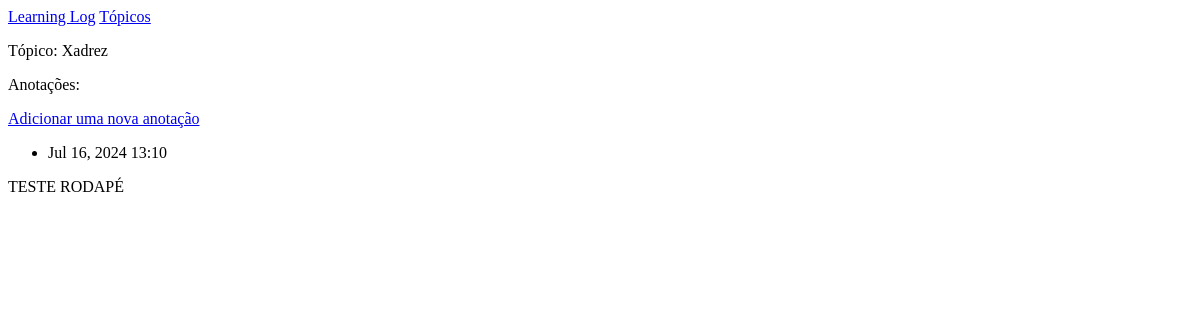
The page /topic/6/ on the database as committed earlier.
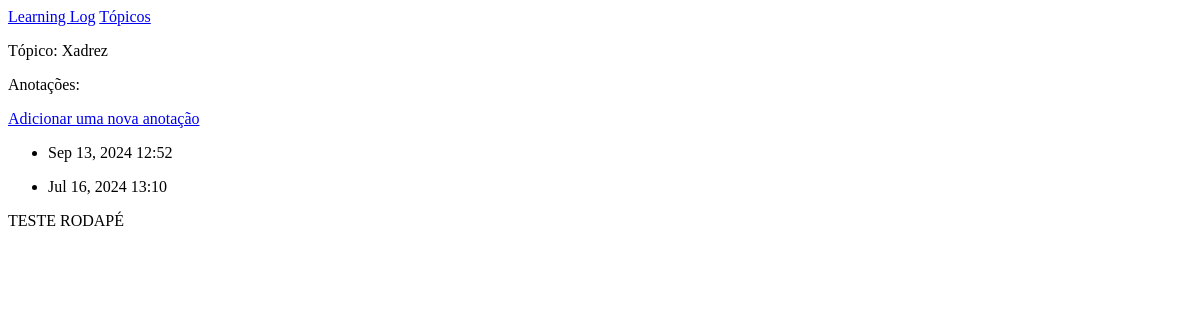
The same page on the database as committed later.
### learning_logs/models.py (models this page shows, shortened)
class Entry(models.Model):
    topic = models.ForeignKey(Topic,on_delete=models.CASCADE)
    text = models.TextField()
    date_added = models.DateTimeField(auto_now_add=True)
    class Meta:
        verbose_name_plural = 'entries'  # Quando for para usar palavras no plural em ENTRY

### learning_logs/views.py (the view)
# urls.py: path('topic/<topic_id>/',views.topic, name='topic'),
def topic(request, topic_id):
    topic = Topic.objects.get(id= topic_id)
    entries = topic.entry_set.order_by('-date_added')
    context = {'topic':topic , 'entries': entries }
    return render(request, 'learning_logs/topic.html' , context)

### learning_logs/models.py (called while the page is built)
    def __str__(self):
        return self.text

### learning_logs/templates/learning_logs/topic.html (shortened to what this page needs)
{% extends "learning_logs/base.html" %}
{% block content %}
    <p>Tópico: {{ topic }}</p>
    <p>Anotações:</p>
    <p>
        <a href="{% url 'new_entry' topic.id %}">Adicionar uma nova  anotação</a>
    </p>
    <ul>
        {% for entry in entries %}
        <li>
            <p>{{ entry.date_added | date:'M d, Y H:i'}}</p>
        </li>
        {% empty %}
        <li>
            Nã há registro.
        </li>
        {% endfor %}
    </ul>
{% endblock content %}

Rows that differ between the two databases and show on the page:
added Entry: date_added "Sep 13, 2024 12:52"
